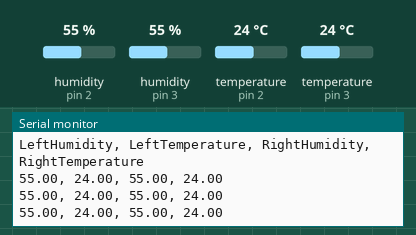
This sketch was run on a simulated Arduino Uno, built with avr-gcc and run on an emulated ATmega328P. On the bench: the last lines printed to the serial monitor. Inputs (shaded band) come from the test bench; at power-on: humidity (sensors on pin 2, pin 3) 55 %, temperature (sensors on pin 2, pin 3) 24 °C.

Above: at 2.8 s.
2.9 s: humidity (sensor on pin 2) set to 22 %
At 4.9 s:
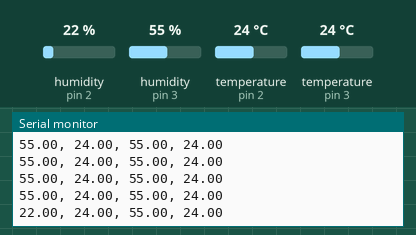
5.6 s: humidity (sensor on pin 3) set to 22 %
At 6.9 s:
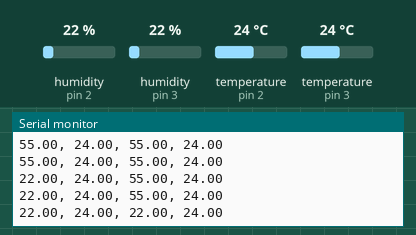
8.3 s: temperature (sensor on pin 2) set to 12 °C
At 9.9 s:
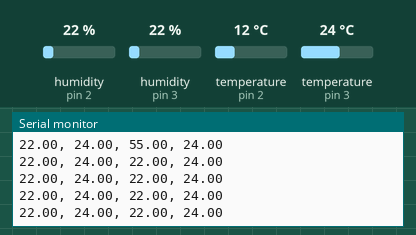
11.0 s: temperature (sensor on pin 3) set to 12 °C
At 11.9 s:
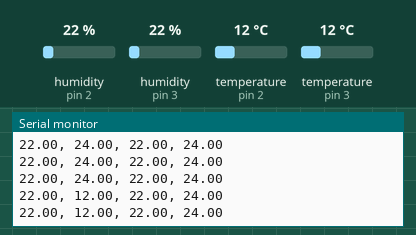
13.7 s: humidity (sensor on pin 2) set to 40 %
At 14.9 s:
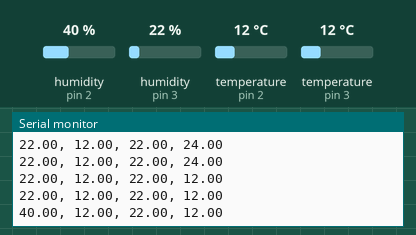
16.4 s: humidity (sensor on pin 3) set to 40 %
At 18.0 s:
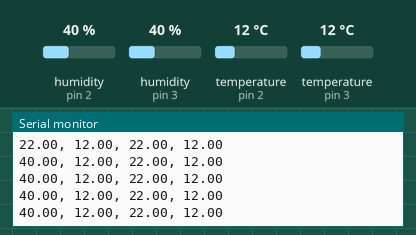
Timing chart, 0 to 19.5 s (numbered marks = the images above; inputs shaded):
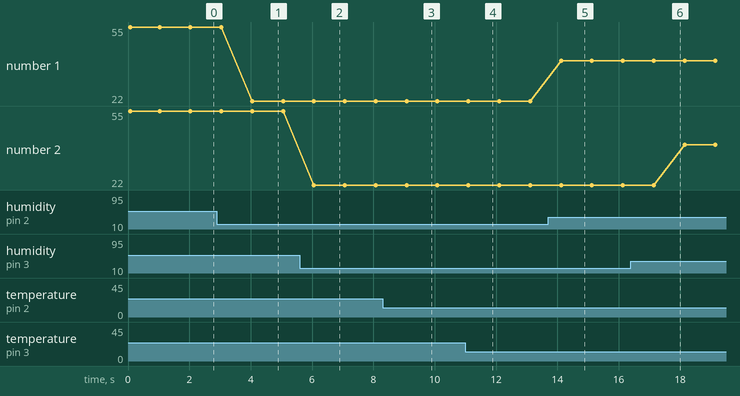

Measured:
- after the input at 2.9 s, the serial monitor: prints a new line after 1.1 s (image 1)
- after the input at 5.6 s, the serial monitor: prints a new line after 0.46 s (image 2)
- after the input at 13.7 s, the serial monitor: prints a new line after 0.42 s (image 5)
- plotted number 1: 55 → 22 after the input at 2.9 s, 22 → 40 after the input at 13.7 s

The sketch:

_2DHT.ino
```cpp
#include "DHT.h"

#define DHTL 2
#define DHTR 3

#define DHTTYPE DHT22   // DHT 22  (AM2302)

// Connect pin 1 (on the left) of the sensor to +5V
// Connect pin 2 of the sensor to whatever your DHTPIN is
// Connect pin 4 (on the right) of the sensor to GROUND
// Connect a 10K resistor from pin 2 (data) to pin 1 (power) of the sensor

DHT dhtL(DHTL, DHTTYPE);
DHT dhtR(DHTR, DHTTYPE);

void setup()
{
  Serial.begin(9600);
  Serial.println("LeftHumidity, LeftTemperature, RightHumidity, RightTemperature");

  dhtL.begin();
  dhtR.begin();
}

void loop()
{
  // Reading temperature or humidity takes about 250 milliseconds!
  // Sensor readings may also be up to 2 seconds 'old' (its a very slow sensor)
  float hl = dhtL.readHumidity();
  float tl = dhtL.readTemperature();

  // check if returns are valid, if they are NaN (not a number) then something went wrong!
  if (isnan(tl) || isnan(hl))
  {
    Serial.println("Failed to read from DHT L");
  }
  else
  {
    Serial.print(hl);
    Serial.print(", ");
    Serial.print(tl);
    Serial.print(", ");
  }

    // Reading temperature or humidity takes about 250 milliseconds!
  // Sensor readings may also be up to 2 seconds 'old' (its a very slow sensor)
  float hr = dhtR.readHumidity();
  float tr = dhtR.readTemperature();

  // check if returns are valid, if they are NaN (not a number) then something went wrong!
  if (isnan(tr) || isnan(hr))
  {
    Serial.println("Failed to read from DHT R");
  }
  else
  {
    Serial.print(hr);
    Serial.print(", ");
    Serial.print(tr);
    Serial.println();
  }

  digitalWrite(13, HIGH);
  delay(100);
  digitalWrite(13, LOW);
  delay(100);
  digitalWrite(13, HIGH);
  delay(100);
  digitalWrite(13, LOW);
  delay(700);

}
```
